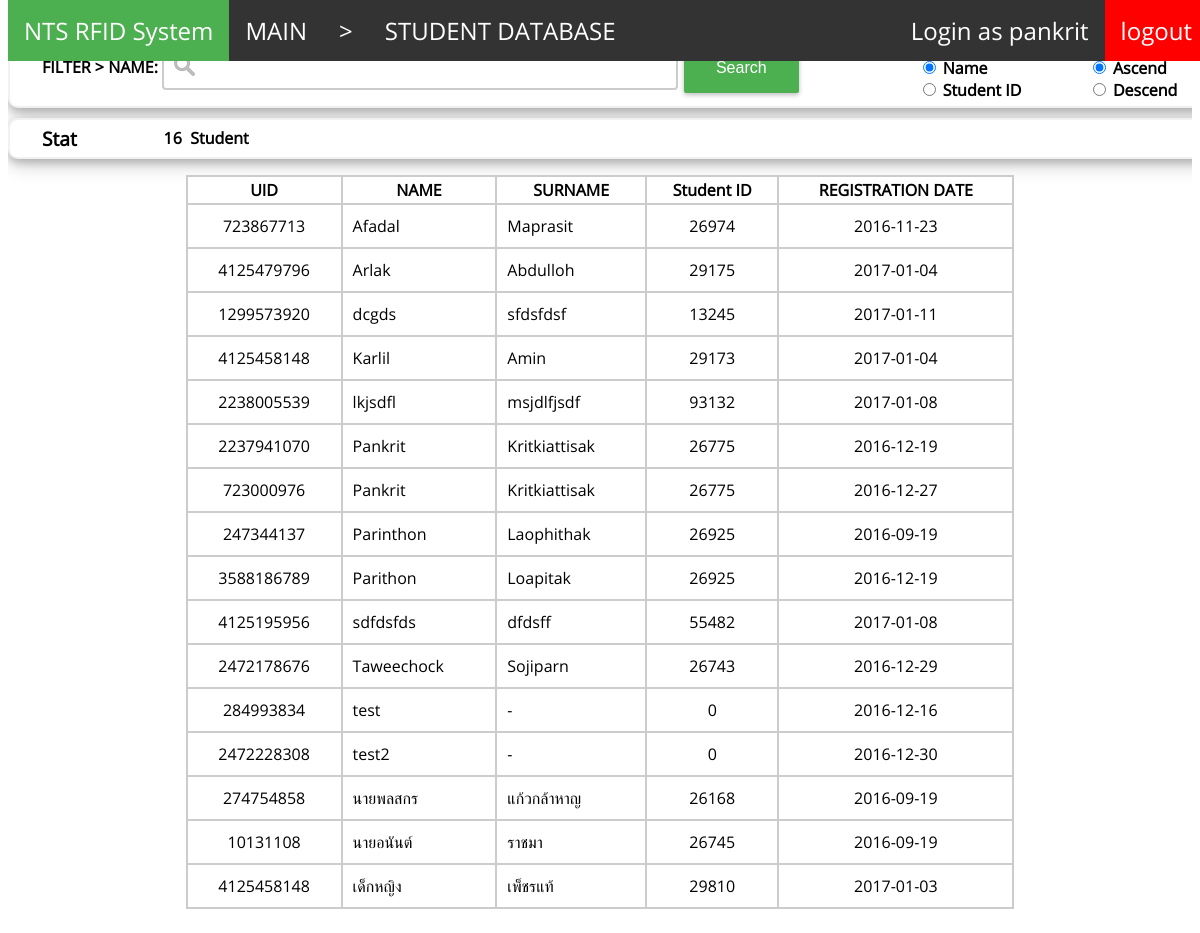
The page /php/stu.php (signed in) on the database its author committed.
### tables this page shows
CREATE TABLE `Persons` (
  `id` int(11) NOT NULL,
  `name` varchar(40) NOT NULL,
  `surname` varchar(40) NOT NULL,
  `SID` int(11) NOT NULL,
  `class` text NOT NULL,
  `reg_date` date NOT NULL,
  `uid` char(40) NOT NULL,
  `sms` int(11) NOT NULL
);

### php/stu.php (the view, shortened to what this page needs)
<html>
<head>
	<link rel="stylesheet" type="text/css" href="style.css">
</head>
<body>
<ul>
	<li class="name">NTS RFID System</li>
	<li class="dropdown">
    <a href="#" class="dropbtn">MAIN</a>
	</li>
	<li><a>></a></li>
	<li><a>STUDENT DATABASE</a></li>
	<div style="float: right;">
	<li class="logout"><a href="logout.php">logout</a></li>
	<li><a>Login as <?php echo $_COOKIE[user];?></a></li>
	</div>
</ul>
<div class="content">
<div class="card">
	<table style="width:100%;margin:0 auto 0 auto;border:none;">
	<form method="get">
	<tr>
	<th style="width: 72%;border:none;">
			FILTER > NAME:
			<input class="search" name="filter" type="text" id="filter" value="<?php echo $_GET["filter"]?>">
			<input type="submit" value="Search">
	</th>
	<th style="width: 14%;text-align:left;border:none;">
			<label>Sort by</label><br>
			<input id="_1" type="radio" name="sort" value="name" > Name		<br>
			<input id="_2" type="radio" name="sort" value="SID" > Student ID <br>
	</th>
	<th style="width: 14%;text-align:left;border:none;">
			<label>Sort by</label><br>
			<input id="_3" type="radio" name="by" value="ASC"> Ascend <br>
			<input id="_4" type="radio" name="by" value="DESC" > Descend <br>
	</th>
	</tr>
	</form>
	</table>
</div>
<div class="card">
<table><tr><th style="width:10%">
	<div><font style="font-size:1.2em;;">Stat</font></div>
	</th><th>
		<label id="stat"></label>
		<label>&nbsp;Student</label>
	</th></tr></table>
</div>
<?php
$con=Connection();
if($_GET["filter"] or $_GET["date"] or $_GET["sort"]){
	$filter=$_GET["filter"];
	$sort=$_GET["sort"];
	$by=$_GET["by"];
	$query="SELECT *
	FROM Persons
	WHERE Persons.name LIKE '%".$filter."%'
	ORDER BY $sort $by;";
	$result = mysqli_query($con,$query);
	if (mysqli_num_rows($result)) {
		$rowcount=mysqli_num_rows($result);
		echo "<table>
		<tr><td class=\"re\" colspan=\"7\">Found ".$rowcount." result</td></tr>
		<tr>
		<th>UID</th>
		<th>NAME</th>
		<th>SURNAME</th>
		<th>Student ID</th>
		<th>REGISTRATION DATE</th>
		</tr>";
		while($row = mysqli_fetch_array($result)){
			echo "<tr>";
			echo "<td class=\"center\">" . $row['uid'] . "</td>";
			echo "<td>" . $row['name'] . "</td>";
			echo "<td>" . $row['surname'] . "</td>";
			echo "<td class=\"center\">" . $row['SID'] . "</td>";
			echo "<td class=\"center\">" . $row['reg_date'] . "</td>";
			echo "</tr>";
		}
		echo "</table>";
	}else{
		echo "<h1 class=\"center\">No result</h1>";
	}
	mysqli_close($con);
}else{
	$query="SELECT *
	FROM Persons
	ORDER BY name ASC;";
	$result = mysqli_query($con,$query);
	if (mysqli_num_rows($result)) {
		echo "<table>
		<tr>
		<th>UID</th>
		<th>NAME</th>
		<th>SURNAME</th>
		<th>Student ID</th>
		<th>REGISTRATION DATE</th>
		</tr>";
		while($row = mysqli_fetch_array($result)){
			echo "<tr>";
			echo "<td class=\"center\">" . $row['uid'] . "</td>";
				echo "<td>" . $row['name'] . "</td>";
				echo "<td>" . $row['surname'] . "</td>";
				echo "<td class=\"center\">" . $row['SID'] . "</td>";
				echo "<td class=\"center\">" . $row['reg_date'] . "</td>";
			echo "</tr>";
		}
		echo "</table>";
	}else{
		echo "<h1 class=\"center\">No result</h1>";
	}
}
?>
</div>
</body>
</html>

### php/style.css (style rules this page uses)
table { margin: 1em auto 1em auto; border: 2px solid #ccc; border-collapse: collapse; width: 70%; }
th { padding: 2px 8px 2px 8px; border: 2px solid #ccc; background-color: white; }
td { border: 2px solid #ccc; padding: 10px; text-align: left; background-color: white; }
input[type=text],input[type="password"] { width: 60%; box-sizing: border-box; border: 2px solid #ccc; border-radius: 4px; font-size: 20px; padding-top: 10px; padding-bottom: 10px; }
input[type="submit"] { background-color: #4CAF50; border: none; color: white; padding: 16px 32px; text-decoration: none; margin: 4px 2px; cursor: pointer; font-size: 100%; border-radius: 2px; transition: box-shadow 0.2s cubic-bezier(0.4, 0, 0.2, 1); transition-delay: 0.2s; box-shadow: 0 2px 5px 0 rgba(0, 0, 0, 0.26); transition: background-color .3s; }
form { vertical-align:top; }
.search { background-size: fixed; background-color: white; background-image: url('searchicon.png'); background-position: 10px 10px; background-repeat: no-repeat; padding-left: 40px; }
.center { text-align: center; }
.card { background-color: white; width: 60em; border: 2px solid #f1f1f1; border-radius: 3px; margin: 0.2em auto 0.6em auto; padding: 0.21em 1.5em 0.21em 1.5em; box-shadow: 0 4px 8px 0 rgba(0, 0, 0, 0.2), 0 6px 20px 0 rgba(0, 0, 0, 0.19); display: flex; overflow: hidden; }
.card table { width:100%; margin:0 auto 0 auto; border:none; text-align:left; }
.card table tr th { border:none; }
.content { font-family:OpenSans; margin-top:1.5em; }
.logout { float: right; background-color: red; }
ul { font-family:OpenSans; font-size: 1.5em; list-style-type: none; margin: 0; padding: 0; overflow: hidden; background-color: #333; }
li { float: left; }
li a, .dropbtn { display: inline-block; color: white; text-align: center; padding: 14px 16px; text-decoration: none; }
li.dropdown { display: inline-block; }
.name { display: block; color: white; text-align: center; padding: 14px 16px; background-color: #4CAF50; }
.card { background-color: white; width: 76em; border: 2px solid #f1f1f1; border-radius: 10px; margin: 0.2em auto 0.6em auto; padding: 0.21em 1.5em 0.21em 1.5em; box-shadow: 0 4px 8px 0 rgba(0, 0, 0, 0.2), 0 6px 20px 0 rgba(0, 0, 0, 0.19); display: flex; overflow: hidden; }
.content { overflow: auto; }
ul { font-family:OpenSans; font-size: 1.5em; list-style-type: none; margin: 0; padding: 0; overflow: visible; background-color: #333; position: fixed; top: 0; width: 100%; }

### rows shown on the page
persons: uid "723867713", name "Afadal", surname "Maprasit", SID "26974", reg_date "2016-11-23"
persons: uid "4125479796", name "Arlak", surname "Abdulloh", SID "29175", reg_date "2017-01-04"
persons: uid "1299573920", name "dcgds", surname "sfdsfdsf", SID "13245", reg_date "2017-01-11"
persons: uid "4125458148", name "Karlil", surname "Amin", SID "29173", reg_date "2017-01-04"
persons: uid "2238005539", name "lkjsdfl", surname "msjdlfjsdf", SID "93132", reg_date "2017-01-08"
persons: uid "2237941070", name "Pankrit", surname "Kritkiattisak", SID "26775", reg_date "2016-12-19"
persons: uid "723000976", name "Pankrit", surname "Kritkiattisak", SID "26775", reg_date "2016-12-27"
persons: uid "247344137", name "Parinthon", surname "Laophithak", SID "26925", reg_date "2016-09-19"
persons: uid "3588186789", name "Parithon", surname "Loapitak", SID "26925", reg_date "2016-12-19"
persons: uid "4125195956", name "sdfdsfds", surname "dfdsff", SID "55482", reg_date "2017-01-08"
persons: uid "2472178676", name "Taweechock", surname "Sojiparn", SID "26743", reg_date "2016-12-29"
persons: uid "284993834", name "test", surname "-", SID "0", reg_date "2016-12-16"
persons: uid "2472228308", name "test2", surname "-", SID "0", reg_date "2016-12-30"
persons: uid "274754858", name "นายพลสกร", surname "แก้วกล้าหาญ", SID "26168", reg_date "2016-09-19"
persons: uid "10131108", name "นายอนันต์", surname "ราชมา", SID "26745", reg_date "2016-09-19"
persons: uid "4125458148", name "เด็กหญิง", surname "เพ็ชรแท้", SID "29810", reg_date "2017-01-03"

### other values the page prints
$_COOKIE[user] "pankrit"
